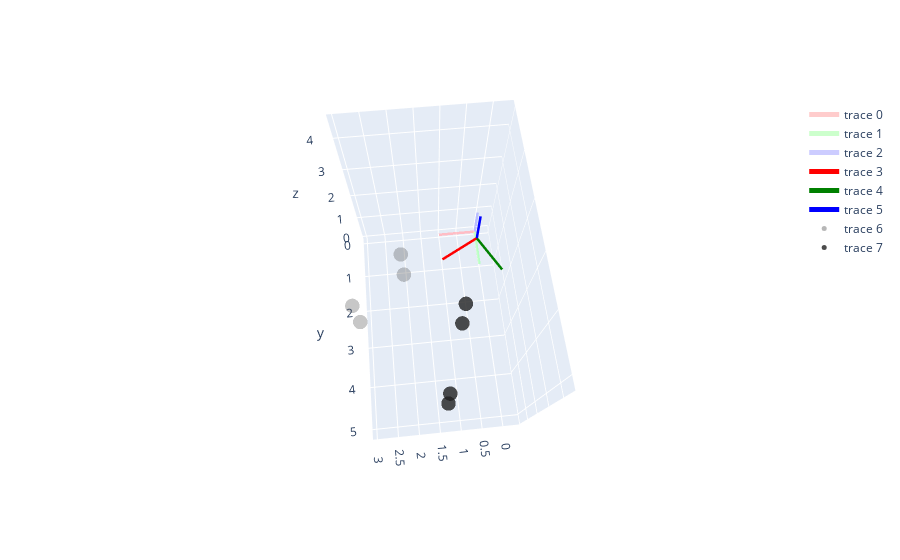

Source (notebook cell):
### Code cell
# Create a 3D figure
fig = go.Figure()

#initialize 3x3 rotation matrix
euler_angles = [0., 0., 0.5] #rotation about xaxis, yaxis, zaxis
rotm = R.from_euler('xyz', euler_angles).as_matrix()
print("\n rotation matrix (3x3) \n", rotm, "\n")

#initialize translation vector
# trans_vec = np.array([[0., 0., 0]]) #[x, y, z]
trans_vec = np.array([[0.2, 1., 1.5]]) #[x, y, z]
print("\n translation vector (3x1) \n", trans_vec)

#resize rotation matrix to 4x4 so it can be used with homogenous cooridnates
homo_trans = np.append(np.append(rotm, np.zeros([3,1]), axis = 1), np.array([[0,0,0,1]]), axis = 0)
print(homo_trans)
#update homo_trans to include translation as well
homo_trans[:3,-1] = trans_vec
print("\n homogenous transformation matrix (4x4) \n", homo_trans ,"\n")

#initialize test points
test_points = np.array([[2,2,3], [2,2,2], [3,3,3], [3,3,2]])

#run our function
new_point_locations = draw_simple_transform(fig, homo_trans, points = test_points)
fig.show()

print("test point before:", test_points[0])
print("test point after transformation:", new_point_locations[0,:3])

### Figure 1 — Plotly figure (JSON) as saved in the notebook; plotly's stock layout.template omitted (floating-point values rounded to 4 significant figures)
{"data": [{"line": {"color": "rgba(255, 0, 0, 0.2)", "width": 5}, "mode": "lines", "type": "scatter3d", "x": [0, 1], "y": [0, 0], "z": [0, 0]}, {"line": {"color": "rgba(0, 255, 0, 0.2)", "width": 5}, "mode": "lines", "type": "scatter3d", "x": [0, 0], "y": [0, 1], "z": [0, 0]}, {"line": {"color": "rgba(0, 0, 255, 0.2)", "width": 5}, "mode": "lines", "type": "scatter3d", "x": [0, 0], "y": [0, 0], "z": [0, 1]}, {"line": {"color": "red", "width": 5}, "mode": "lines", "type": "scatter3d", "x": [0.2, 1.078], "y": [1, 1.479], "z": [1.5, 1.5]}, {"line": {"color": "green", "width": 5}, "mode": "lines", "type": "scatter3d", "x": [0.2, -0.2794], "y": [1, 1.878], "z": [1.5, 1.5]}, {"line": {"color": "blue", "width": 5}, "mode": "lines", "type": "scatter3d", "x": [0.2, 0.2], "y": [1, 1], "z": [1.5, 2.5]}, {"marker": {"color": "rgba(32, 32, 32, 0.4)", "opacity": 0.8, "size": 5}, "mode": "markers", "type": "scatter3d", "x": [2, 2, 3, 3], "y": [2, 2, 3, 3], "z": [3, 2, 3, 2]}, {"marker": {"color": "rgba(32, 32, 32, 1.)", "opacity": 0.8, "size": 5}, "mode": "markers", "type": "scatter3d", "x": [0.9963, 0.9963, 1.394, 1.394], "y": [3.714, 3.714, 5.071, 5.071], "z": [4.5, 3.5, 4.5, 3.5]}], "layout": {"autosize": true, "scene": {"aspectmode": "auto", "aspectratio": {"x": 0.7782, "y": 1.203, "z": 1.068}, "camera": {"center": {"x": 0, "y": 0, "z": 0}, "eye": {"x": 0.0805, "y": 0.8044, "z": 2.008}, "projection": {"type": "perspective"}, "up": {"x": 0, "y": 0, "z": 1}}}}}
